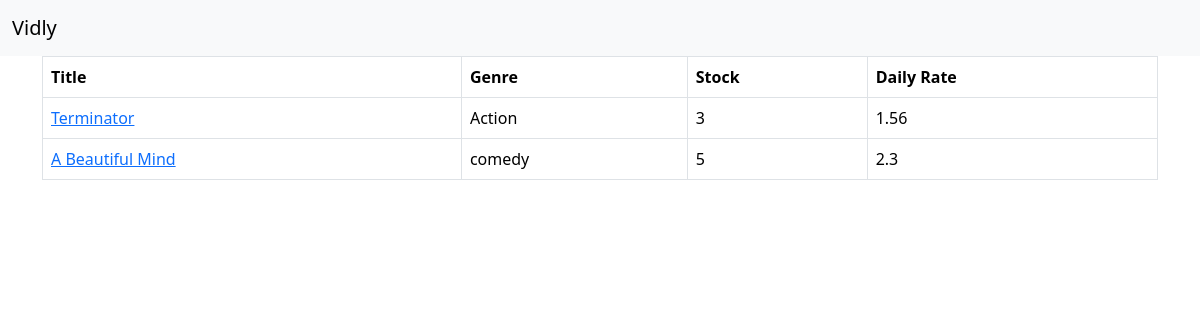
The page /movies/ on the database as committed earlier.
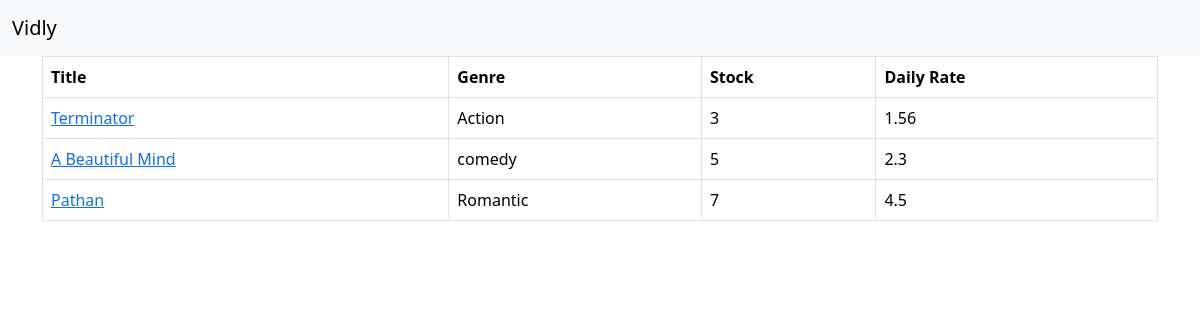
The same page on the database as committed later.
### movies/models.py (models this page shows)
class Movie(models.Model):
     title = models.CharField(max_length=255)
     release_year = models.IntegerField()
     number_in_stock = models.IntegerField()
     daily_rate = models.FloatField()
     genre = models.ForeignKey(Genre, on_delete=models.CASCADE)
     date_created = models.DateTimeField(default=timezone.now)

class Genre(models.Model):
     name = models.CharField(max_length=255)
     def __str__(self):
          return self.name

### movies/views.py (the view)
# urls.py: path('', views.index, name='index'),
def index(request):
     movies=Movie.objects.all()
     return render(request,'movies/index.html', {'movies': movies})

### movies/templates/movies/index.html
{% extends 'base.html' %} {% block content %}
<table class="table table-bordered table-hover">
  <thead>
    <th>Title</th>
    <th>Genre</th>
    <th>Stock</th>
    <th>Daily Rate</th>
  </thead>
  <tbody>
    {% for movie in movies %}
    <tr>
      <td>
        <a href="{% url 'movies:details' movie.id %}">{{ movie.title}}</a>
      </td>
      <td>{{ movie.genre }}</td>
      <td>{{ movie.number_in_stock }}</td>
      <td>{{ movie.daily_rate}}</td>
    </tr>
    {% endfor %}
  </tbody>
</table>
{% endblock %}

### templates/base.html (shortened to what this page needs)
<!DOCTYPE html>
<html lang="en">
  <head>
    <link
      href="https://cdn.jsdelivr.net/npm/bootstrap@5.3.1/dist/css/bootstrap.min.css"
      rel="stylesheet"
    />
  </head>
  <body>
    <nav class="navbar bg-body-tertiary">
      <div class="container-fluid">
        <a class="navbar-brand" href="#">Vidly</a>
      </div>
    </nav>
    <main class="container">{% block content %} {% endblock %}</main>
  </body>
</html>

Rows that differ between the two databases and show on the page:
added Movie: title "Pathan", genre "Romantic", number_in_stock "7", daily_rate "4.5"
